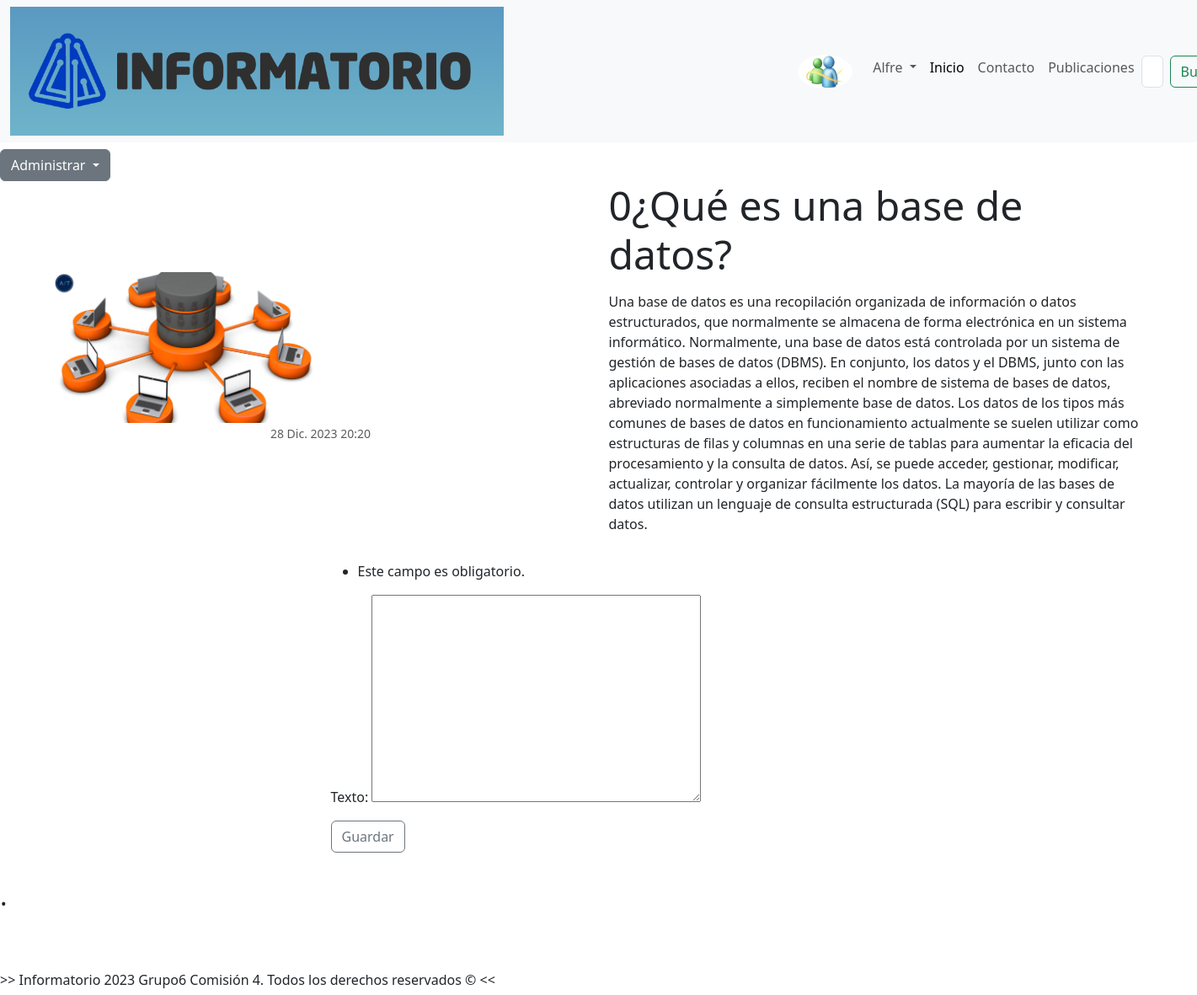
The app's page /publicaciones/publicacion_detalle/4 (signed in) with its own data.
### apps/usuarios/models.py (models this page shows)
class Usuarios(AbstractUser):
    nombre = models.CharField(max_length=20)
    apellido = models.CharField(max_length= 20)
    fecha_nacimiento = models.DateField('Fecha_nacimiento', default = '2000-1-1')
    es_colaborador = models.BooleanField(default=False) #Se determina al usuario colaborador con un booleano
    imagen = models.ImageField(null = True, blank = True, upload_to = 'usuarios', default='usuarios/default.png')#Esta imagen se la guarda dentro de la carpeta media

### apps/publicaciones/models.py (models this page shows, shortened)
class Publicaciones(models.Model):
    titulo = models.CharField(max_length=100, null=False)
    subtitulo = models.CharField(max_length=100, null=True, blank=True)
    texto = models.TextField()
    fecha = models.DateTimeField(default=timezone.now, blank = True)
    texto = models.TextField(null = False)
    activo = models.BooleanField(default=True)
    colaborador = models.ForeignKey(Usuarios, on_delete=models.SET_NULL, null=True,default=2)
    categoria = models.ForeignKey(Categoria, on_delete=models.SET_NULL, null=True, default=None)
    imagen = models.ImageField(null=True, blank=True, upload_to='media', default='static/post_default.png')
    class Meta:
        ordering = ('-fecha',)

### apps/publicaciones/views.py (the view, shortened to what this page needs)
# urls.py: path("publicacion_detalle/<int:id>", publicacion_detalle, name='publicacion_detalle'),
def publicacion_detalle(request,id):
    publicacion = Publicaciones.objects.get(id=id)
    comentarios = Comentario.objects.filter(publicacion=id)
    form = OpinionForm(request.POST)
    contexto = {
        'publicacion': publicacion,
        'form': form,
        'comentarios': comentarios
    }
    template_name = 'publicaciones/publicacion_detalle.html'
    return render(request,template_name,contexto)

### apps/comentarios/forms.py
class OpinionForm(forms.ModelForm):
    class Meta:
        model = Comentario
        fields = ['texto']

### templates/publicaciones/publicacion_detalle.html (shortened to what this page needs)
{% extends 'base.html' %}
{% load static %}
{% block contenido %}
{% if user.es_colaborador %}
<div class="dropdown">
    <button class="btn btn-secondary dropdown-toggle" type="button" data-bs-toggle="dropdown" aria-expanded="false">
        Administrar
    </button>
</div>{% endif %}
<div class="container">
    <div class="row align-items-center">
        <div class="col-12 col-lg-6">
            <div class="image-wrapper">
                <img src="{{ publicacion.imagen.url }}" class="d-block w-50">
                <p style='text-align: center;' class="mbr-timeline-date "><small
                        class="text-body-secondary">{{publicacion.fecha}}</small></p>
            </div>
        </div>
        <div class="col-12 col-lg">
            <div class="text-wrapper">
                <h2 class="mbr-section-title mbr-fonts-style mb-3 display-5"><strong>{{publicacion.titulo}}</strong>
                </h2>
                <p class="mbr-text mbr-fonts-style display-7">{{publicacion.texto}}</p>
            </div>
        </div>
            <div class="mb-3 display-7">
                {% include 'comentarios/agregar_comentario.html' %}
            </div>
        </div>
    </div>
    {% endblock %}

### templates/navegacion.html (shortened to what this page needs)
{% load static %}
<nav class="navbar navbar-expand-lg bg-body-tertiary">
    <div class="container-fluid">
        <a href="{% url 'inicio' %}">
            <img src="{% static 'img/informatorio.png' %}" alt="informatorio" >
        </a>
        <div class="collapse navbar-collapse" id="navbarSupportedContent" style="margin-left: 25%;">
            <ul class="navbar-nav me-auto mb-2 mb-lg-0">
                {% if user.is_authenticated %}
                <a class="navbar-brand" href="#">
                    <img src="{{user.imagen.url}}" alt="perfil" width="65" height="40"
                        class="rounded-circle flex-shrink-0">
                </a>
                <li class="nav-item dropdown">
                    <a class="nav-link dropdown-toggle" href="#" role="button" data-bs-toggle="dropdown"
                        aria-expanded="false">
                        {{user.username}}
                    </a>
                </li>
                {% endif %}
                <li class="nav-item">
                    <a class="nav-link active" aria-current="page" href="{% url 'inicio' %}">Inicio</a>
                </li>
                <li class="nav-item">
                    <a class="nav-link" href="{% url 'contactos' %}">Contacto</a>
                </li>
                <li class="nav-item">
                    <a class="nav-link" href="{% url 'apps.publicaciones:listar_publicacion' %}">Publicaciones</a>
                </li>
            </ul>
            <form class="d-flex" role="search" method="get" action="{% url 'apps.publicaciones:listar_publicacion' %}">
                <input class="form-control me-2" type="search" placeholder="Buscar publicacion por titulo" aria-label="Search"
                    name="buscador">
                <button class="btn btn-outline-success" type="submit">Buscar</button>
            </form>
        </div>
    </div>
</nav>

### records on screen
Usuarios: imagen (placeholder picture), username "Alfre"
Publicaciones: imagen (picture), fecha "28 Dic. 2023 20:20", titulo "0¿Qué es una base de datos?", texto "Una base de datos es una recopilación organizada de información o datos estructurados, que normalmente se almacena de forma electrónica en un sistema informático. Normalmente, una base de datos está controlada por un sistema de gestión de bases de datos (DBMS). En conjunto, los datos y el DBMS, junto con las aplicaciones asociadas a ellos, reciben el nombre de sistema de bases de datos, abreviado normalmente a simplemente base de datos. Los datos de los tipos más comunes de bases de datos en funcionamiento actualmente se suelen utilizar como estructuras de filas y columnas en una serie de tablas para aumentar la eficacia del procesamiento y la consulta de datos. Así, se puede acceder,…"
